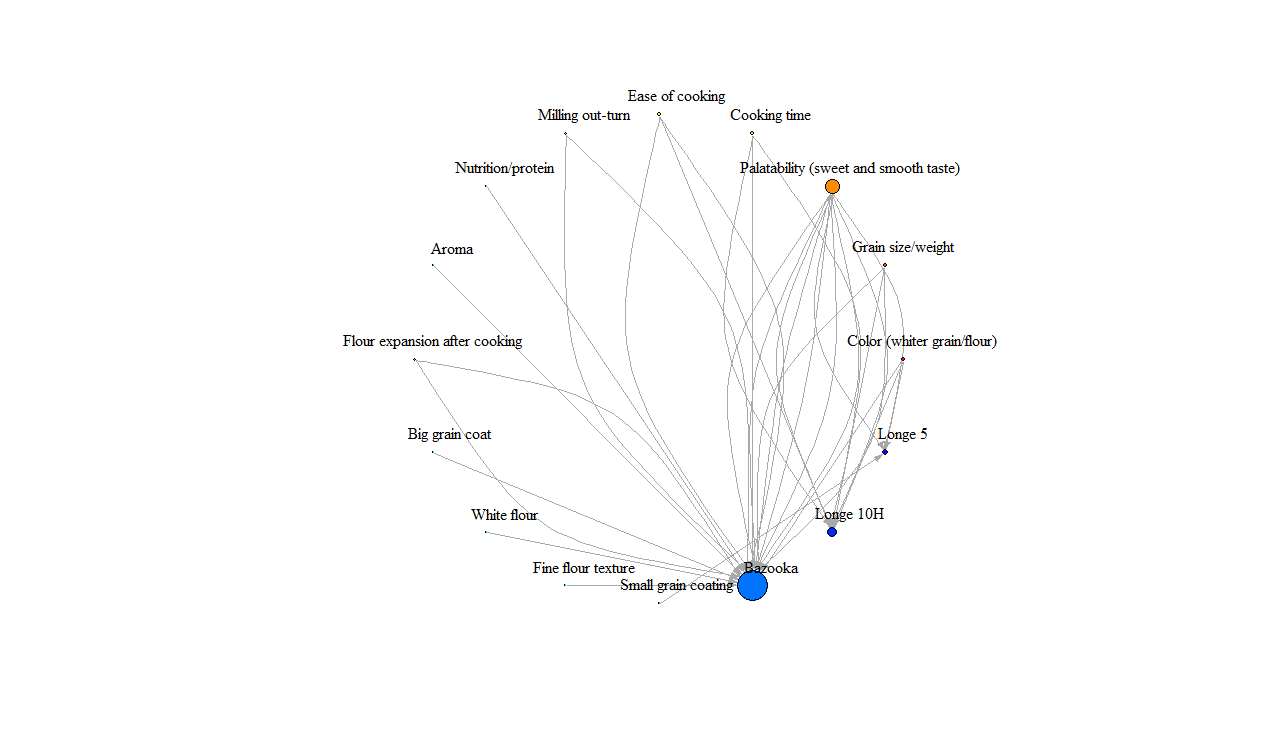

R code for this plot:
# this script is for social network analysis to depict the 
# varieties that maize consumers identified as the most suitable 
# for the consumption-related traits that they prefer.

install.packages("igraph")
library(igraph)

setwd("C:/Users/LNabwire/OneDrive - CGIAR/L.Nabwire/git/Maize_Uganda/mippi_UG/Qualitative_work/Qualitative_consultations/3_Paper")
getwd()

path <- getwd()

dta <- read.csv(paste(path,"data_traits_variety_connection.csv", sep="/"))
names(dta)

dta1 <- data.frame(dta$Consumption_trait, dta$variety) # picked only 2 variables
network <- graph.data.frame(dta1, directed = T)
V(network) # Nodes
E(network) # Edges
V(network)$label <- V(network)$name
V(network)$degree <- degree(network)

# the network map between traits and varieties
set.seed(222)
plot(network,
     vertex.color = "green",
     vertex.size = 8,
     vertex.label.dist = 1.5,
     vertex.label.color = "black",
     edge.arrow.size = 0.2,
     vertex.label.cex = 0.8,
     layout=layout.circle)

# Highlighting degrees and layouts
plot(network,
     vertex.color = rainbow(22),
     vertex.size = V(network)$degree*0.6,
     vertex.label.color = "black",
     vertex.label.dist = 1.5,
     edge.arrow.size = 0.2,
     layout=layout.circle)
